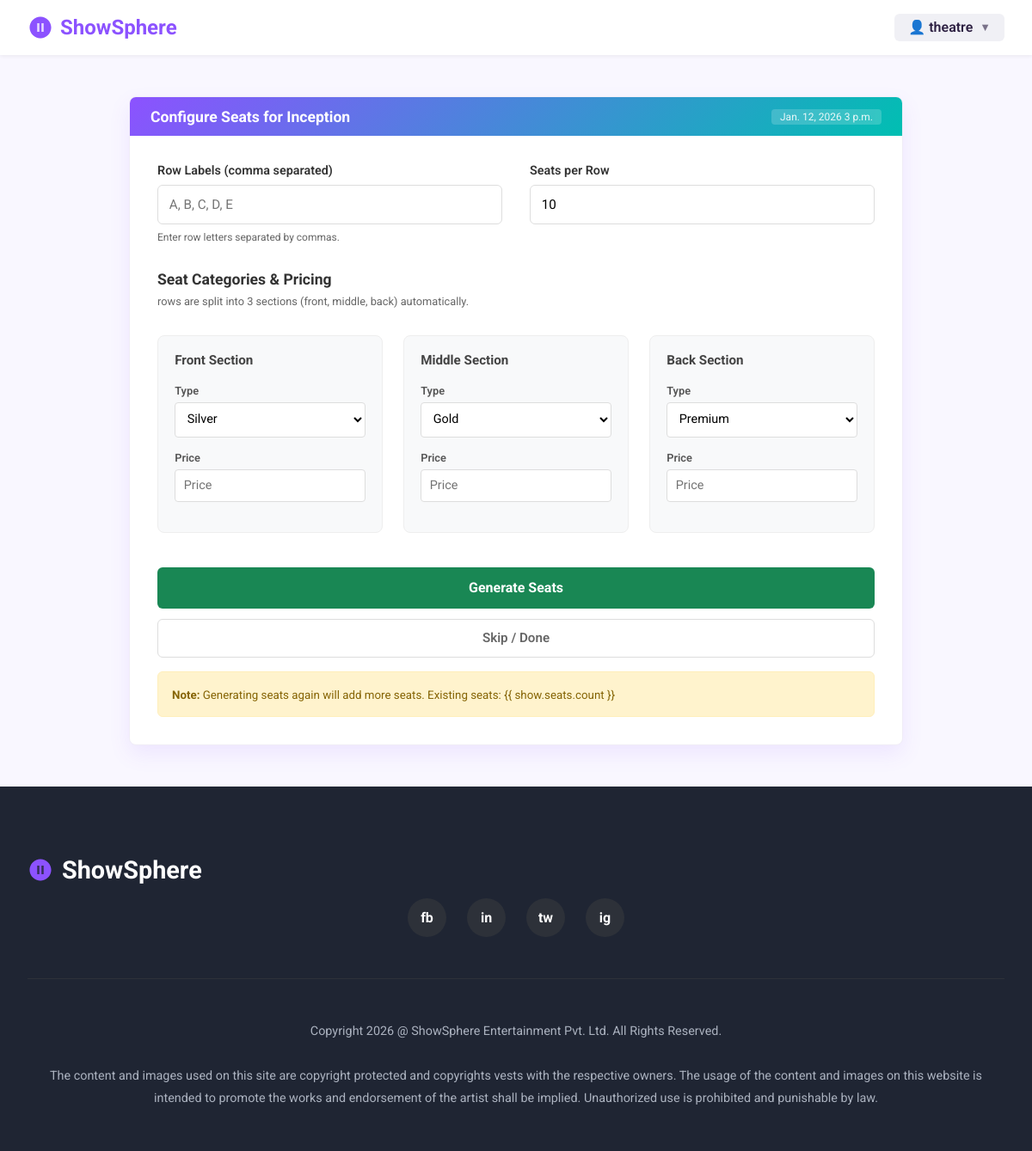
The page /theatre/show/9/seats/ (signed in) on the database its author committed.
### booking/models.py (models this page shows, shortened)
class CustomUser(AbstractUser):
    ROLE_CHOICES = [
        ('customer', 'Customer'),
        ('organizer', 'Event Organizer'),
        ('theatre_owner', 'Theatre Owner'),
        ('admin', 'Admin'),
    ]
    role = models.CharField(max_length=20, choices=ROLE_CHOICES, default='customer')
    city = models.ForeignKey('City', on_delete=models.SET_NULL, null=True, blank=True)
    phone = models.CharField(max_length=15, blank=True)
    email_verified = models.BooleanField(default=False)
    verification_token = models.CharField(max_length=100, blank=True)

class Show(models.Model):
    SHOW_TYPE_CHOICES = [
        ('event', 'Event Show'),
        ('movie', 'Movie Show'),
    ]
    show_type = models.CharField(max_length=10, choices=SHOW_TYPE_CHOICES)
    event = models.ForeignKey(Event, on_delete=models.CASCADE, null=True, blank=True, related_name='shows')
    venue = models.ForeignKey(Venue, on_delete=models.CASCADE, null=True, blank=True, related_name='shows')
    movie = models.ForeignKey(Movie, on_delete=models.CASCADE, null=True, blank=True, related_name='shows')
    screen = models.ForeignKey(Screen, on_delete=models.CASCADE, null=True, blank=True, related_name='shows')
    show_date = models.DateField()
    show_time = models.TimeField()
    end_time = models.TimeField()
    base_price = models.DecimalField(max_digits=10, decimal_places=2, help_text='Starting price')
    is_active = models.BooleanField(default=True)
    created_at = models.DateTimeField(auto_now_add=True)
    class Meta:
        ordering = ['show_date', 'show_time']

class Movie(models.Model):
    STATUS_CHOICES = [
        ('pending', 'Pending Approval'),
        ('approved', 'Approved'),
        ('rejected', 'Rejected'),
    ]
    CERTIFICATION_CHOICES = [
        ('U', 'U - Universal'),
        ('UA', 'UA - Parental Guidance'),
        ('A', 'A - Adults Only'),
        ('S', 'S - Restricted'),
    ]
    theatre_owner = models.ForeignKey(TheatreOwnerProfile, on_delete=models.CASCADE, related_name='movies')
    title = models.CharField(max_length=200)
    description = models.TextField()
    genre = models.ForeignKey(Genre, on_delete=models.SET_NULL, null=True)
    language = models.ForeignKey(Language, on_delete=models.SET_NULL, null=True)
    duration = models.PositiveIntegerField(help_text='Duration in minutes')
    release_date = models.DateField()
    director = models.CharField(max_length=200, blank=True)
    cast = models.TextField(blank=True, help_text='Main cast members')
    certification = models.CharField(max_length=5, choices=CERTIFICATION_CHOICES, blank=True)
    poster = models.ImageField(upload_to='movie_posters/')
    trailer_url = models.URLField(blank=True, help_text='YouTube trailer URL')
    rating = models.DecimalField(max_digits=3, decimal_places=1, null=True, blank=True,
                                 validators=[MinValueValidator(0), MaxValueValidator(10)])
    status = models.CharField(max_length=20, choices=STATUS_CHOICES, default='pending')
    is_trending = models.BooleanField(default=False)
    created_at = models.DateTimeField(auto_now_add=True)
    updated_at = models.DateTimeField(auto_now=True)
    class Meta:
        ordering = ['-release_date']

### booking/views.py (the view, shortened to what this page needs)
# urls.py: path('theatre/show/<int:show_id>/seats/', views.configure_movie_seats, name='configure_movie_seats'),
@approved_theatre_owner_required
def configure_movie_seats(request, show_id):
    show = get_object_or_404(Show, id=show_id, movie__theatre_owner=request.user.theatre_profile)
    context = {
        'show': show,
    }
    return render(request, 'theatre/configure_seats.html', context)

### templates/theatre/configure_seats.html (shortened to what this page needs)
{% load static %}
<!DOCTYPE html>
<html lang="en">
<head>
</head>
<body>
    <header class="header">
        <a href="{% url 'booking:home' %}" class="logo">
            <svg width="30" height="30" viewBox="0 0 24 24" fill="none" xmlns="http://www.w3.org/2000/svg">
                <circle cx="12" cy="12" r="10" fill="#8C52FF" fill-opacity="0.2" />
                <path
                    d="M12 2C6.48 2 2 6.48 2 12s4.48 10 10 10 10-4.48 10-10S17.52 2 12 2zm-1 14H9V8h2v8zm4 0h-2V8h2v8z"
                    fill="#8C52FF" />
            </svg>
            <span>ShowSphere</span>
        </a>
        <div class="auth-buttons">
            <div class="organizer-profile">
                {% if user.is_authenticated %}
                👤 {{ user.username }} <span style="font-size: 0.8rem; opacity: 0.6;">▼</span>
                {% else %}
                👤 Guest
                {% endif %}
            </div>
        </div>
    </header>
    <main class="main-container">
        <section class="config-card">
            <form method="post">
                <div class="card-header">
                    <h1>Configure Seats for {{ show.movie.title }}</h1>
                    <div class="timestamp">{{ show.show_date }} {{ show.show_time }}</div>
                </div>
                <div class="card-body">
                    <div class="form-row">
                        <div class="field-group">
                            <label for="rows">Row Labels (comma separated)</label>
                            <input type="text" id="rows" name="rows" placeholder="A, B, C, D, E" required>
                            <span class="field-hint">Enter row letters separated by commas.</span>
                        </div>
                        <div class="field-group">
                            <label for="seats_per_row">Seats per Row</label>
                            <input type="number" id="seats_per_row" name="seats_per_row" value="10" required>
                        </div>
                    </div>
                    <h2 class="section-title">Seat Categories & Pricing</h2>
                    <p class="section-subtitle">rows are split into 3 sections (front, middle, back) automatically.</p>
                    <div class="category-grid">
                        <div class="category-box">
                            <h3>Front Section</h3>
                            <div class="category-field">
                                <label>Type</label>
                                <select name="seat_types">
                                    <option value="silver" selected>Silver</option>
                                </select>
                            </div>
                            <div class="category-field">
                                <label>Price</label>
                                <input type="number" name="prices" placeholder="Price" step="0.01" required>
                            </div>
                        </div>
                        <div class="category-box">
                            <h3>Middle Section</h3>
                            <div class="category-field">
                                <label>Type</label>
                                <select name="seat_types">
                                    <option value="gold" selected>Gold</option>
                                </select>
                            </div>
                            <div class="category-field">
                                <label>Price</label>
                                <input type="number" name="prices" placeholder="Price" step="0.01" required>
                            </div>
                        </div>
                        <div class="category-box">
                            <h3>Back Section</h3>
                            <div class="category-field">
                                <label>Type</label>
                                <select name="seat_types">
                                    <option value="premium" selected>Premium</option>
                                </select>
                            </div>
                            <div class="category-field">
                                <label>Price</label>
                                <input type="number" name="prices" placeholder="Price" step="0.01" required>
                            </div>
                        </div>
                    </div>
                    <div class="action-group">
                        <button type="submit" class="btn-generate">Generate Seats</button>
                        <a href="{% url 'booking:manage_movies' %}" class="btn-skip">Skip / Done</a>
                    </div>
                    {% if show.seats.count > 0 %}
                    <div
                        style="margin-top: 1rem; padding: 1rem; background-color: #fff3cd; color: #856404; border-radius: 6px; border: 1px solid #ffeeba;">
                        <small><strong>Note:</strong> Generating seats again will add more seats. Existing seats: {{
                            show.seats.count }}</small>
                    </div>
                    {% endif %}
                </div>
            </form>
        </section>
    </main>
    <footer class="footer">
        <div class="footer-content">
            <div class="footer-logo">
                <svg width="30" height="30" viewBox="0 0 24 24" fill="none" xmlns="http://www.w3.org/2000/svg">
                    <circle cx="12" cy="12" r="10" fill="#8C52FF" fill-opacity="0.2" />
                    <path
                        d="M12 2C6.48 2 2 6.48 2 12s4.48 10 10 10 10-4.48 10-10S17.52 2 12 2zm-1 14H9V8h2v8zm4 0h-2V8h2v8z"
                        fill="#8C52FF" />
                </svg>
                ShowSphere
            </div>
            <div class="social-links">
                <div class="social-circle">fb</div>
                <div class="social-circle">in</div>
                <div class="social-circle">tw</div>
                <div class="social-circle">ig</div>
            </div>
            <p class="footer-text">
                Copyright 2026 @ ShowSphere Entertainment Pvt. Ltd. All Rights Reserved.
                <br><br>
                The content and images used on this site are copyright protected and copyrights vests with the
                respective owners. The usage of the content and images on this website is intended to promote the works
                and endorsement of the artist shall be implied. Unauthorized use is prohibited and punishable by law.
            </p>
        </div>
    </footer>
</body>
</html>

### templates/theatre/configure_seats.html (style rules this page uses)
:root { --primary-color: #8C52FF; --primary-hover: #7b40f2; --text-color: #2D2042; --text-light: #666666; --bg-color: #F9F7FF; --white: #FFFFFF; --success-green: #198754; --blue-header: #0D6EFD; --border-radius: 12px; --shadow: 0 10px 25px rgba(140, 82, 255, 0.1); }
* { margin: 0; padding: 0; box-sizing: border-box; font-family: 'Roboto', sans-serif; }
body { background-color: var(--bg-color); color: var(--text-color); min-height: 100vh; display: flex; flex-direction: column; }
a { text-decoration: none; color: inherit; }
.header { background-color: var(--white); padding: 1rem 2rem; display: flex; justify-content: space-between; align-items: center; box-shadow: 0 2px 4px rgba(0, 0, 0, 0.05); position: sticky; top: 0; z-index: 1000; }
.logo { font-size: 1.5rem; font-weight: 700; display: flex; align-items: center; gap: 0.5rem; }
.logo span { color: var(--primary-color); }
.auth-buttons { display: flex; gap: 1.1rem; align-items: center; }
.organizer-profile { background: #f0f0f5; padding: 0.4rem 1rem; border-radius: 6px; display: flex; align-items: center; gap: 8px; color: var(--text-color); font-weight: 600; cursor: pointer; }
.main-container { flex: 1; display: flex; justify-content: center; padding: 3rem 1rem; }
.config-card { width: 100%; max-width: 900px; background: var(--white); border-radius: 8px; box-shadow: var(--shadow); overflow: hidden; border: 1px solid #f0edf7; align-self: flex-start; }
.card-header { background: linear-gradient(135deg, #8C52FF 0%, #00BFB2 100%); color: white; padding: 0.8rem 1.5rem; display: flex; justify-content: space-between; align-items: center; }
.card-header h1 { font-size: 1.1rem; font-weight: 700; }
.timestamp { font-size: 0.75rem; opacity: 0.9; background: rgba(255, 255, 255, 0.2); padding: 2px 10px; border-radius: 4px; }
.card-body { padding: 2rem; }
.form-row { display: grid; grid-template-columns: 1fr 1fr; gap: 2rem; margin-bottom: 2rem; }
.field-group { display: flex; flex-direction: column; gap: 8px; }
.field-group label { font-size: 0.9rem; font-weight: 600; color: #333; }
.field-group input, .field-group select { padding: 0.8rem; border: 1px solid #ddd; border-radius: 6px; outline: none; font-size: 0.95rem; }
.field-hint { font-size: 0.75rem; color: var(--text-light); }
.section-title { font-size: 1.1rem; font-weight: 700; color: #333; margin-bottom: 0.5rem; }
.section-subtitle { font-size: 0.8rem; color: var(--text-light); margin-bottom: 2rem; }
.category-grid { display: grid; grid-template-columns: repeat(3, 1fr); gap: 1.5rem; margin-bottom: 2.5rem; }
.category-box { background: #F8F9FA; padding: 1.2rem; border-radius: 8px; border: 1px solid #eee; }
.category-box h3 { font-size: 0.95rem; font-weight: 700; color: #444; margin-bottom: 1.2rem; }
.category-field { margin-bottom: 1rem; display: flex; flex-direction: column; gap: 6px; }
.category-field label { font-size: 0.8rem; font-weight: 600; color: #555; }
.category-field select, .category-field input { padding: 0.6rem; border: 1px solid #ddd; border-radius: 4px; font-size: 0.9rem; background: white; }
.action-group { display: flex; flex-direction: column; gap: 12px; }
.btn-generate { background-color: var(--success-green); color: white; padding: 0.9rem; border-radius: 6px; font-weight: 700; font-size: 1rem; cursor: pointer; border: none; transition: all 0.3s; }
.btn-skip { background-color: transparent; color: var(--text-light); padding: 0.8rem; border-radius: 6px; font-weight: 600; font-size: 0.95rem; cursor: pointer; border: 1px solid #ddd; transition: all 0.3s; text-align: center; }
.footer { background-color: #1f2533; color: #abb2bf; padding: 5rem 2rem 3rem; margin-top: auto; }
.footer-content { max-width: 1240px; margin: 0 auto; }
.footer-logo { color: white; font-size: 1.8rem; font-weight: 700; margin-bottom: 1rem; display: flex; align-items: center; gap: 10px; }
.social-links { display: flex; gap: 1.5rem; margin-bottom: 3rem; justify-content: center; }
.social-circle { width: 45px; height: 45px; border-radius: 50%; background: #2d3139; display: flex; align-items: center; justify-content: center; color: white; font-weight: 700; transition: all 0.3s; }
.footer-text { text-align: center; font-size: 0.9rem; line-height: 1.8; border-top: 1px solid #2d3139; padding-top: 3rem; }

### rows shown on the page
CustomUser: username "theatre"
Show: movie "Inception", show_date "Jan. 12, 2026", show_time "3 p.m."
